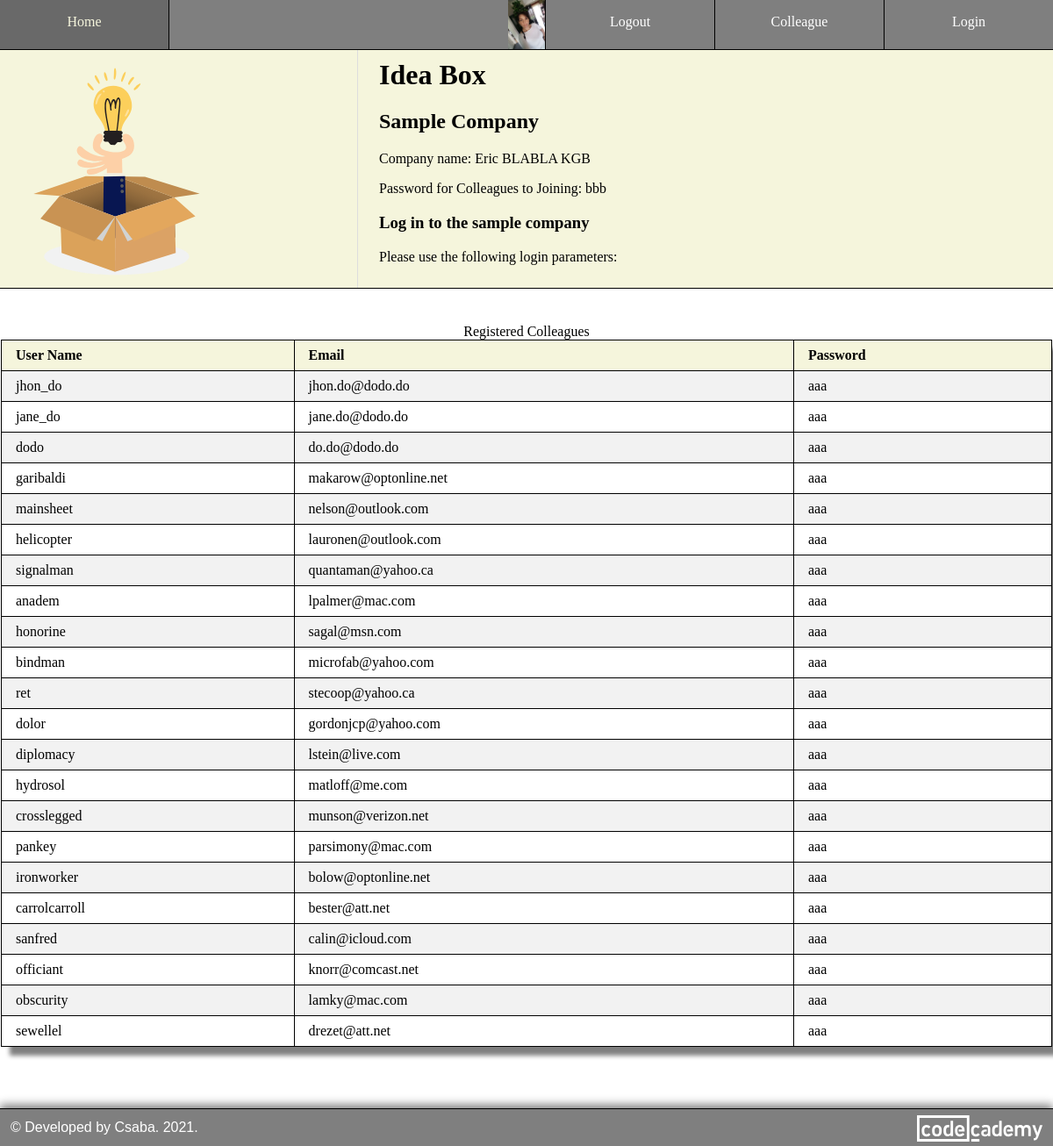
The app's page /sample (signed in) with its own data.
### models.py (models this page shows, shortened)
class Colleagues(db.Model, UserMixin):
    id = db.Column(db.Integer, primary_key = True)
    user_name = db.Column(db.String(32), unique = True, index = True)
    email = db.Column(db.String(128), unique = True, index = True)
    confirmed = db.Column(db.Integer, unique = False, default = 0)
    first_name = db.Column(db.String(32), nullable = False, index = True)
    last_name = db.Column(db.String(64), nullable = False, index = True)
    avatar = db.Column(db.String(8), nullable = True)
    position = db.Column(db.String(2048), index = True)
    password_hash = db.Column(db.String(128))
    company_id = db.Column(db.Integer, db.ForeignKey("company.id"))
    ideas = db.relationship(
        "Ideas",
        backref = "colleague",
        lazy = "dynamic",
        cascade = "all, delete, delete-orphan"  # cascading deletion
    )
    admin = db.relationship(
        "Admins",
        backref = "colleague",
        lazy = "dynamic",
        cascade = "all, delete, delete-orphan"  # cascading deletion
    )

### routes.py (the view)
@app.route("/sample", methods = ["GET", "POST"])
def sample():
    sample_company = Company.query.filter_by(name = "Eric BLABLA KGB").first()
    colleagues = Colleagues.query.filter(Colleagues.company_id == sample_company.id).all()
    return render_template(
        "sample.html",
        colleagues = colleagues,
        nav = get_nav(current_user, ["Home", "Login", "Colleague"])
    )

### helper.py (called while the page is built)
def instatiate_admin(privileg):
    admin = Admins(
        update_company = privileg,
        update_privilegs = privileg,
        update_colleague = privileg,
        update_box = privileg
    )
    return admin

def get_admin(current_user):
    admin = Admins.query.filter(Admins.colleague_id == current_user.id).first()
    if not admin:
        admin = instatiate_admin(False)
    return admin

def is_auth_company(current_user):
    admin = get_admin(current_user)
    if not admin.update_company:
        return False
    return True

def is_auth_colleague(current_user, colleague=None):
    if not colleague:
        colleague = current_user
    admin = get_admin(current_user)
    if not admin.update_colleague:
        return False
    if current_user.company_id != colleague.company_id:
        return False
    return True

def is_auth_privilegs(current_user, colleague=None):
    if not colleague:
        colleague = current_user
    admin = get_admin(current_user)
    if not admin.update_privilegs:
        return False
    if current_user.company_id != colleague.company_id:
        return False
    return True

### models.py (called while the page is built)
@login_manager.user_loader
def load_colleague(id):
    return Colleagues.query.get(int(id))

### templates/sample.html (shortened to what this page needs)
{% extends "base.html" %}
{% block css %}
<link rel="stylesheet" href="{{ url_for('static', filename = 'style/profile.css') }} " />
<link rel="stylesheet" href="{{ url_for('static', filename = 'style/colleagues.css') }} " />
{% endblock css %}
{% block header_left %}
    <img src="{{url_for('static', filename = 'images/idea-box.svg') }}" alt="Idea Box" />
{% endblock header_left %}
{% block header_right %}
    <h1>Idea Box</h1>
    <h2>Sample Company</h2>
    <p>Company name: Eric BLABLA KGB</p>
    <p>Password for Colleagues to Joining: bbb</p>
    <h3>Log in to the sample company</h3>
    <p>Please use the following login parameters:</p>
{% endblock header_right %}
{% block content %}
<main class="sample">
    <section>
        <table>
            <caption>Registered Colleagues</caption>
            <tr>
                <th>User Name</th>
                <th>Email</th>
                <th>Password</th>
            </tr>
            {% for colleague in colleagues %}
            <tr
                class="clickable"
                onclick="fill_login_form('{{colleague.user_name}}');"
                title="Click to login to this user account."
            >
                <td>{{colleague.user_name}}</td>
                <td>{{colleague.email}}</td>
                <td>aaa</td>
            </tr>
            {% endfor %}
        </table>
    </section>
</main>
{% endblock content %}

### templates/base.html (shortened to what this page needs)
<html>
    <head>
        <link rel="stylesheet" href="{{ url_for('static', filename = 'style/base.css') }} " />
        <link rel="stylesheet" href="{{ url_for('static', filename = 'style/common.css') }} " />
        {% block css %}{% endblock css %}
        <link rel="stylesheet" href="{{ url_for('static', filename = 'style/footer.css') }} " />
    </head>
    <body>
        <nav>
            <div class="left-nav">
                {% for menu, path in nav["left"].items() %}
                <a href="{{ path }}">{{ menu }}</a>
                {% endfor %}
            </div>
            <div class="right-nav">
                {% for menu, path in nav["right"].items() %}
                    {% if current_user.get_id() and path == "/profile" %}
                    <a id="avatar" href="/profile/{{ current_user.id }}" title="Your profile" >
                        {% if current_user.avatar %}
                        <img src="{{ url_for('static', filename = '/avatars/') }}{{ current_user.id }}.{{ current_user.avatar }}" />
                        {% else %}
                        <img src="{{ url_for('static', filename = '/avatars/default.png') }}" />
                        {% endif %}
                    </a>
                    {% else %}
                    <a href="{{ path }}">{{ menu }}</a>
                    {% endif %}
                {% endfor %}
            </div>
        </nav>
        <header>
            <div class="header_left">
                <div>
                    {% block header_left %}
                    {% endblock header_left %}
                </div>
            </div>
            <div class="header_right">
                <div>
                    {% block header_right %}
                    {% endblock header_right %}
                </div>
            </div>
        </header>
        {% block content %}
        {% endblock content %}
        <footer> &copy; Developed by Csaba. <span id="developed">   2021</span><span id="presentYear">.</span>
            <a href="https://www.codecademy.com/profiles/lendoo" target="_blank">
                <img id="codecademy_logo" src="{{ url_for('static', filename='images/codecademy-white.svg') }}" alt="CodeCademy logo" />
            </a>
        </footer>
    </body>
</html>

### static/style/base.css (style rules this page uses)
body { margin: 0; box-sizing: border-box; }
main { min-height: 32vh; }
nav { border-bottom: 1px solid black; background-color: rgba(0, 0, 0, 0.5); width: 100%; overflow: auto; }
.left-nav a { float: left; vertical-align: middle; }
#avatar { width: min-content; }
.right-nav a { float: right; }
.left-nav a { border-right: 1px solid black; }
.right-nav a:not(:last-child) { border-left: 1px solid black; }
.right-nav a img { height: 56px; margin-top: -16px; }
a { text-decoration: none; }
nav a { color: white; height: 24px; width: 16%; text-align: center; padding: 16px 0; }
header { display: grid; justify-content: space-between; grid-template-columns: 34% 64%; grid-gap: 20px; background-color: beige; min-height: 200px; border-bottom: 1px solid black; margin-bottom: 20px; }
.header_left, .header_right { display: flex; align-items: center; }
.header_left { position: relative; border-right: 1px solid #ddd; }
header h1 { margin-top: 0; }
.header_left img { padding-left: 10px; max-width: 250px; }
.header_right { padding: 10px 0; }

### static/style/common.css (style rules this page uses)
th { background-color: beige; }
footer { margin-top: 50px; }

### static/style/profile.css (style rules this page uses)
section { overflow-x: auto; padding: 20px; }
table { border-collapse: collapse; border: 1px solid black; margin: 0 auto; box-shadow: 10px 10px 5px grey; }
td, th { border: 1px solid black; text-align: left; padding: 8px 16px; }
td { cursor: pointer; }
tr:nth-child(even) { background-color: #f2f2f2; }

### static/style/colleagues.css (style rules this page uses)
body { overflow-x: hidden; }
.clickable { overflow-wrap: anywhere; }
table { width: 100%; }
@media (max-width: 1200px) { section { padding: 20px 1px; } }

### static/style/footer.css (style rules this page uses)
footer { background-color: rgba(0, 0, 0, 0.5); color: white; text-align: left; padding: 12px; font-family: sans-serif; border-top: 1px solid black; box-shadow: 0px -4px 10px grey; }
footer img { height: 30px; margin-top: -5px; float: right; }

### records on screen
Colleagues: avatar (picture), user_name "garibaldi", email "makarow@optonline.net"
Colleagues: user_name "jhon_do", email "jhon.do@dodo.do"
Colleagues: user_name "jane_do", email "jane.do@dodo.do"
Colleagues: user_name "dodo", email "do.do@dodo.do"
Colleagues: user_name "mainsheet", email "nelson@outlook.com"
Colleagues: user_name "helicopter", email "lauronen@outlook.com"
Colleagues: user_name "signalman", email "quantaman@yahoo.ca"
Colleagues: user_name "anadem", email "lpalmer@mac.com"
Colleagues: user_name "honorine", email "sagal@msn.com"
Colleagues: user_name "bindman", email "microfab@yahoo.com"
Colleagues: user_name "ret", email "stecoop@yahoo.ca"
Colleagues: user_name "dolor", email "gordonjcp@yahoo.com"
Colleagues: user_name "diplomacy", email "lstein@live.com"
Colleagues: user_name "hydrosol", email "matloff@me.com"
Colleagues: user_name "crosslegged", email "munson@verizon.net"
Colleagues: user_name "pankey", email "parsimony@mac.com"
Colleagues: user_name "ironworker", email "bolow@optonline.net"
Colleagues: user_name "carrolcarroll", email "bester@att.net"
Colleagues: user_name "sanfred", email "calin@icloud.com"
Colleagues: user_name "officiant", email "knorr@comcast.net"
Colleagues: user_name "obscurity", email "lamky@mac.com"
Colleagues: user_name "sewellel", email "drezet@att.net"

### other values on screen
{{ menu }} "Home"
{{ menu }} "Login" "Colleague" "Logout"
